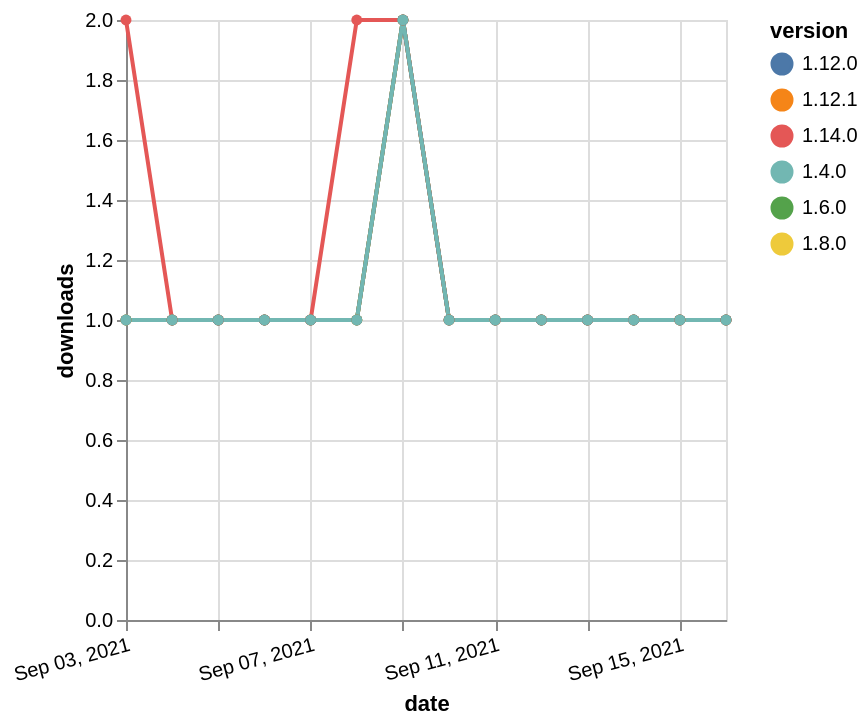

Write a Vega-Lite specification for this figure.
### Vega-Lite specification from a JSON file in a GitHub repository (floating-point values rounded to 4 significant figures)
{"$schema": "https://vega.github.io/schema/vega-lite/v5.json", "description": "A simple bar chart with embedded data.", "data": {"values": [{"date": "2021-09-03", "total": 205, "delta": 1, "version": "1.6.0"}, {"date": "2021-09-04", "total": 206, "delta": 1, "version": "1.6.0"}, {"date": "2021-09-05", "total": 207, "delta": 1, "version": "1.6.0"}, {"date": "2021-09-06", "total": 208, "delta": 1, "version": "1.6.0"}, {"date": "2021-09-07", "total": 209, "delta": 1, "version": "1.6.0"}, {"date": "2021-09-08", "total": 210, "delta": 1, "version": "1.6.0"}, {"date": "2021-09-09", "total": 212, "delta": 2, "version": "1.6.0"}, {"date": "2021-09-10", "total": 213, "delta": 1, "version": "1.6.0"}, {"date": "2021-09-11", "total": 214, "delta": 1, "version": "1.6.0"}, {"date": "2021-09-12", "total": 215, "delta": 1, "version": "1.6.0"}, {"date": "2021-09-13", "total": 216, "delta": 1, "version": "1.6.0"}, {"date": "2021-09-14", "total": 217, "delta": 1, "version": "1.6.0"}, {"date": "2021-09-15", "total": 218, "delta": 1, "version": "1.6.0"}, {"date": "2021-09-16", "total": 219, "delta": 1, "version": "1.6.0"}, {"date": "2021-09-03", "total": 188, "delta": 1, "version": "1.8.0"}, {"date": "2021-09-04", "total": 189, "delta": 1, "version": "1.8.0"}, {"date": "2021-09-05", "total": 190, "delta": 1, "version": "1.8.0"}, {"date": "2021-09-06", "total": 191, "delta": 1, "version": "1.8.0"}, {"date": "2021-09-07", "total": 192, "delta": 1, "version": "1.8.0"}, {"date": "2021-09-08", "total": 193, "delta": 1, "version": "1.8.0"}, {"date": "2021-09-09", "total": 195, "delta": 2, "version": "1.8.0"}, {"date": "2021-09-10", "total": 196, "delta": 1, "version": "1.8.0"}, {"date": "2021-09-11", "total": 197, "delta": 1, "version": "1.8.0"}, {"date": "2021-09-12", "total": 198, "delta": 1, "version": "1.8.0"}, {"date": "2021-09-13", "total": 199, "delta": 1, "version": "1.8.0"}, {"date": "2021-09-14", "total": 200, "delta": 1, "version": "1.8.0"}, {"date": "2021-09-15", "total": 201, "delta": 1, "version": "1.8.0"}, {"date": "2021-09-16", "total": 202, "delta": 1, "version": "1.8.0"}, {"date": "2021-09-03", "total": 130, "delta": 1, "version": "1.12.1"}, {"date": "2021-09-04", "total": 131, "delta": 1, "version": "1.12.1"}, {"date": "2021-09-05", "total": 132, "delta": 1, "version": "1.12.1"}, {"date": "2021-09-06", "total": 133, "delta": 1, "version": "1.12.1"}, {"date": "2021-09-07", "total": 134, "delta": 1, "version": "1.12.1"}, {"date": "2021-09-08", "total": 135, "delta": 1, "version": "1.12.1"}, {"date": "2021-09-09", "total": 137, "delta": 2, "version": "1.12.1"}, {"date": "2021-09-10", "total": 138, "delta": 1, "version": "1.12.1"}, {"date": "2021-09-11", "total": 139, "delta": 1, "version": "1.12.1"}, {"date": "2021-09-12", "total": 140, "delta": 1, "version": "1.12.1"}, {"date": "2021-09-13", "total": 141, "delta": 1, "version": "1.12.1"}, {"date": "2021-09-14", "total": 142, "delta": 1, "version": "1.12.1"}, {"date": "2021-09-15", "total": 143, "delta": 1, "version": "1.12.1"}, {"date": "2021-09-16", "total": 144, "delta": 1, "version": "1.12.1"}, {"date": "2021-09-03", "total": 122, "delta": 2, "version": "1.14.0"}, {"date": "2021-09-04", "total": 123, "delta": 1, "version": "1.14.0"}, {"date": "2021-09-05", "total": 124, "delta": 1, "version": "1.14.0"}, {"date": "2021-09-06", "total": 125, "delta": 1, "version": "1.14.0"}, {"date": "2021-09-07", "total": 126, "delta": 1, "version": "1.14.0"}, {"date": "2021-09-08", "total": 128, "delta": 2, "version": "1.14.0"}, {"date": "2021-09-09", "total": 130, "delta": 2, "version": "1.14.0"}, {"date": "2021-09-10", "total": 131, "delta": 1, "version": "1.14.0"}, {"date": "2021-09-11", "total": 132, "delta": 1, "version": "1.14.0"}, {"date": "2021-09-12", "total": 133, "delta": 1, "version": "1.14.0"}, {"date": "2021-09-13", "total": 134, "delta": 1, "version": "1.14.0"}, {"date": "2021-09-14", "total": 135, "delta": 1, "version": "1.14.0"}, {"date": "2021-09-15", "total": 136, "delta": 1, "version": "1.14.0"}, {"date": "2021-09-16", "total": 137, "delta": 1, "version": "1.14.0"}, {"date": "2021-09-03", "total": 144, "delta": 1, "version": "1.12.0"}, {"date": "2021-09-04", "total": 145, "delta": 1, "version": "1.12.0"}, {"date": "2021-09-05", "total": 146, "delta": 1, "version": "1.12.0"}, {"date": "2021-09-06", "total": 147, "delta": 1, "version": "1.12.0"}, {"date": "2021-09-07", "total": 148, "delta": 1, "version": "1.12.0"}, {"date": "2021-09-08", "total": 149, "delta": 1, "version": "1.12.0"}, {"date": "2021-09-09", "total": 151, "delta": 2, "version": "1.12.0"}, {"date": "2021-09-10", "total": 152, "delta": 1, "version": "1.12.0"}, {"date": "2021-09-11", "total": 153, "delta": 1, "version": "1.12.0"}, {"date": "2021-09-12", "total": 154, "delta": 1, "version": "1.12.0"}, {"date": "2021-09-13", "total": 155, "delta": 1, "version": "1.12.0"}, {"date": "2021-09-14", "total": 156, "delta": 1, "version": "1.12.0"}, {"date": "2021-09-15", "total": 157, "delta": 1, "version": "1.12.0"}, {"date": "2021-09-16", "total": 158, "delta": 1, "version": "1.12.0"}, {"date": "2021-09-03", "total": 236, "delta": 1, "version": "1.4.0"}, {"date": "2021-09-04", "total": 237, "delta": 1, "version": "1.4.0"}, {"date": "2021-09-05", "total": 238, "delta": 1, "version": "1.4.0"}, {"date": "2021-09-06", "total": 239, "delta": 1, "version": "1.4.0"}, {"date": "2021-09-07", "total": 240, "delta": 1, "version": "1.4.0"}, {"date": "2021-09-08", "total": 241, "delta": 1, "version": "1.4.0"}, {"date": "2021-09-09", "total": 243, "delta": 2, "version": "1.4.0"}, {"date": "2021-09-10", "total": 244, "delta": 1, "version": "1.4.0"}, {"date": "2021-09-11", "total": 245, "delta": 1, "version": "1.4.0"}, {"date": "2021-09-12", "total": 246, "delta": 1, "version": "1.4.0"}, {"date": "2021-09-13", "total": 247, "delta": 1, "version": "1.4.0"}, {"date": "2021-09-14", "total": 248, "delta": 1, "version": "1.4.0"}, {"date": "2021-09-15", "total": 249, "delta": 1, "version": "1.4.0"}, {"date": "2021-09-16", "total": 250, "delta": 1, "version": "1.4.0"}]}, "width": "container", "mark": {"type": "line", "point": {"filled": true}}, "encoding": {"x": {"field": "date", "type": "temporal", "timeUnit": "yearmonthdate", "title": "date", "axis": {"labelAngle": -15}}, "y": {"field": "delta", "type": "quantitative", "title": "downloads"}, "color": {"field": "version", "type": "nominal"}, "tooltip": {"field": "delta"}}}
